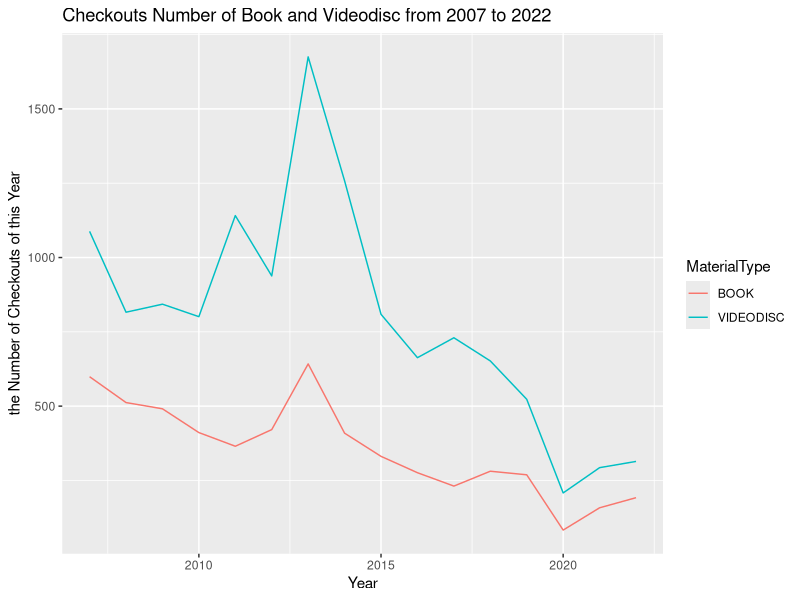

Recreate this plot in R.
library(ggplot2)
library(dplyr)
library(tidyverse)
df <- read.csv("Checkouts_by_Title.csv")

videodiscData <- df %>%
  filter(CheckoutYear < 2023) %>%
  filter(CheckoutYear > 2006) %>%
  filter(MaterialType == "VIDEODISC") %>%
  group_by(CheckoutYear) %>%
  summarise(number = sum(Checkouts))

bookData <- df %>%
  filter(CheckoutYear > 2006) %>%
  filter(CheckoutYear < 2023) %>%
  filter(MaterialType == "BOOK") %>%
  group_by(CheckoutYear) %>%
  summarise(number = sum(Checkouts))

bookCheckoutsByYear <- as.numeric(bookData$number)
videodiscCheckoutsByYear <- as.numeric(videodiscData$number)

chartData <- data.frame(Year = rep(2007:2022, 2), 
                 CheckoutsNumber = c(bookCheckoutsByYear,videodiscCheckoutsByYear), 
                 MaterialType = c(rep(paste0("BOOK"), each = 16), rep(paste0("VIDEODISC"), each = 16)))

ggplot(data = chartData, aes(x = Year, y = CheckoutsNumber)) +
  geom_line(aes(colour = MaterialType)) +
  ggtitle("Checkouts Number of Book and Videodisc from 2007 to 2022") +
  labs(y = "the Number of Checkouts of this Year")
